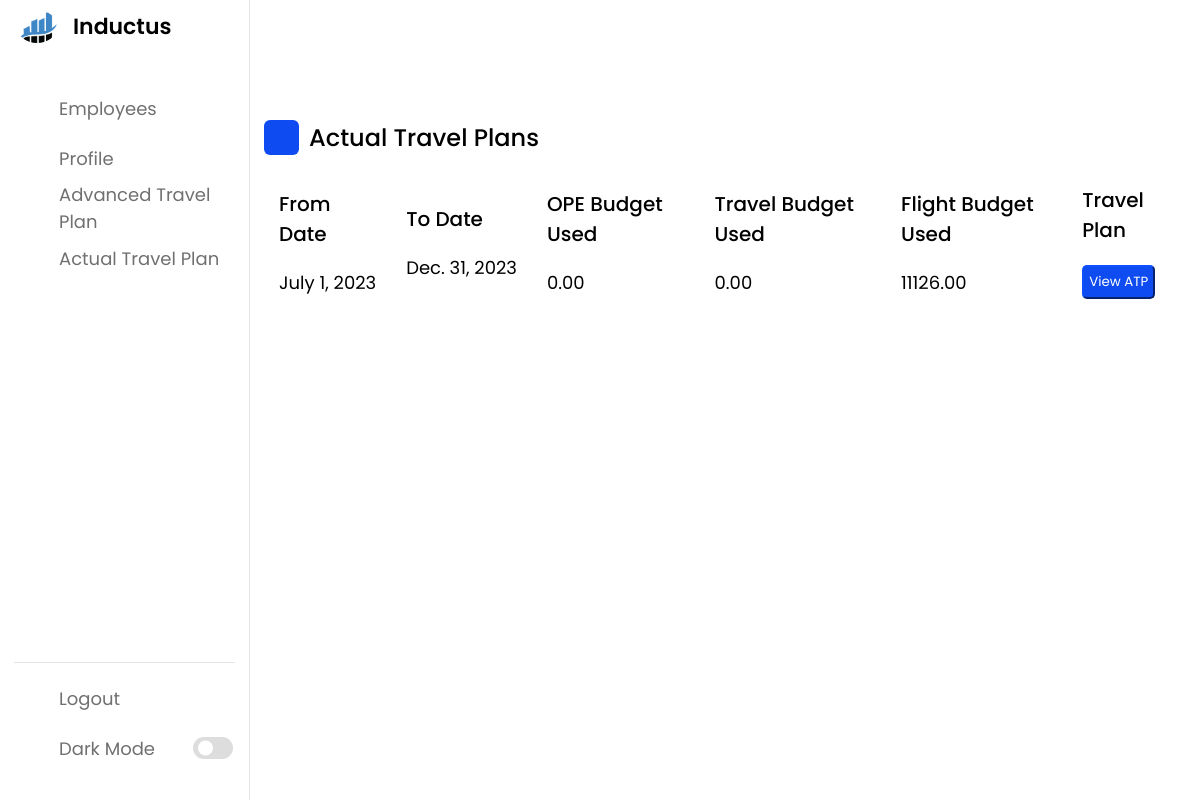
Page /employee/f95f953b-65c9-4a14-8dfb-2c62f505cfc4/tp (signed in) on the earlier database version.
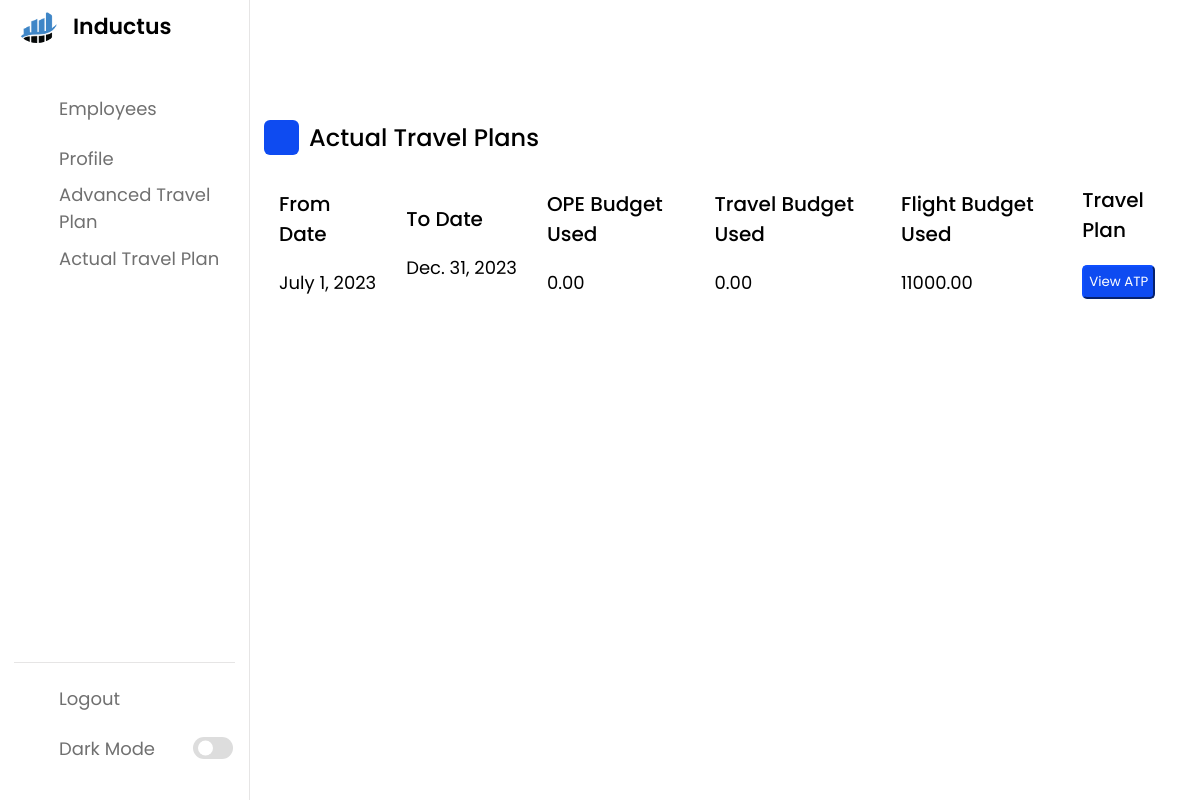
Same page on the later database version.
### base/models.py (models this page shows)
class Expense(models.Model):
    uuid = models.UUIDField(default = uuid.uuid4,primary_key=True,editable=False)
    employee = models.ForeignKey(Employee,on_delete=models.CASCADE,null = True)
    from_date = models.DateField(null = True)
    to_date = models.DateField(null = True)
    ope_budget_used = models.DecimalField(decimal_places=2,default=0,max_digits = 10)
    travel_budget_used = models.DecimalField(decimal_places=2,default=0,max_digits = 10)
    flight_budget_used = models.DecimalField(decimal_places=2,default=0,max_digits = 10)
    flight_ticket = models.FileField(upload_to=get_upload_path, blank = True)
    flight_return_ticket = models.FileField(upload_to=get_upload_path, blank = True)
    train_ticket = models.FileField(upload_to=get_upload_path, blank = True)
    train_return_ticket = models.FileField(upload_to=get_upload_path, blank = True)
    local_conveyance = models.DecimalField(decimal_places=2,default=0,max_digits = 10)
    departure = models.CharField(max_length = 30,null = True)
    place_of_visit = models.CharField(max_length = 30,null = True)
    taxi_bill = models.DecimalField(max_digits=10, decimal_places=2,default = 0)
    taxi_bill_proof = models.FileField(upload_to=get_upload_path, blank = True)

### base/views.py (the view)
# urls.py: path('employee/<str:pk>/tp',ActualTravelPlan,name ="tp"),
@login_required(login_url='login')
def ActualTravelPlan(request,pk):
    try:
        emp = Employee.objects.get(uuid=pk)
        tp = Expense.objects.filter(employee=emp)
    except:
        tp = None
    context = {
        'tp' : tp,
        'emp' : emp
    }
    return render(request,"actualtravelplan.html",context)

### base/templates/actualtravelplan.html (shortened to what the changed rows need)
{% load static %}
<!DOCTYPE html>
<html lang="en">
<head>
    <link rel="stylesheet" href="{% static 'style.css' %}">
    <link rel="stylesheet" href="https://unicons.iconscout.com/release/v4.0.0/css/line.css">
</head>
<body>
    <section class="dashboard">
        <div class="dash-content">
            <div class="overview">
                <div class="activity">
                    <div class="activity-data">
                        <div class="data names">
                            <span class="data-title">From Date</span>
                           {% for tp in tp %}
                           <span class="data-list">{{tp.from_date}}</span>
                           {% endfor %}
                        </div>
                        <div class="data email">
                            <span class="data-title">To Date</span>
                            {% for tp in tp %}
                           <span class="data-list">{{tp.to_date}}</span>
                           {% endfor %}
                        </div>
                        <div class="data joined">
                            <span class="data-title">OPE Budget Used</span>
                            {% for tp in tp %}
                           <span class="data-list">{{tp.ope_budget_used}}</span>
                           {% endfor %}
                        </div>
                        <div class="data joined">
                            <span class="data-title">Travel Budget Used</span>
                            {% for tp in tp %}
                           <span class="data-list">{{tp.travel_budget_used}}</span>
                           {% endfor %}
                        </div>
                        <div class="data joined">
                            <span class="data-title">Flight Budget Used</span>
                            {% for tp in tp %}
                           <span class="data-list">{{tp.flight_budget_used}}</span>
                           {% endfor %}
                        </div>
                        <div class="data type">
                            {% for tp in tp %}
                        <span class="data-list"><button class="download-btn"><a href="{% url 'viewatp' emp.uuid tp.uuid %}" style="text-decoration:none; color: white;" >View ATP</a></button></span>
                            {% endfor %}
                        </div>
                    </div>
                    </div>
            </div>
    </section>
</body>
</html>

Differences in the rows shown:
changed Expense: flight_budget_used "11126.00" → "11000.00"
